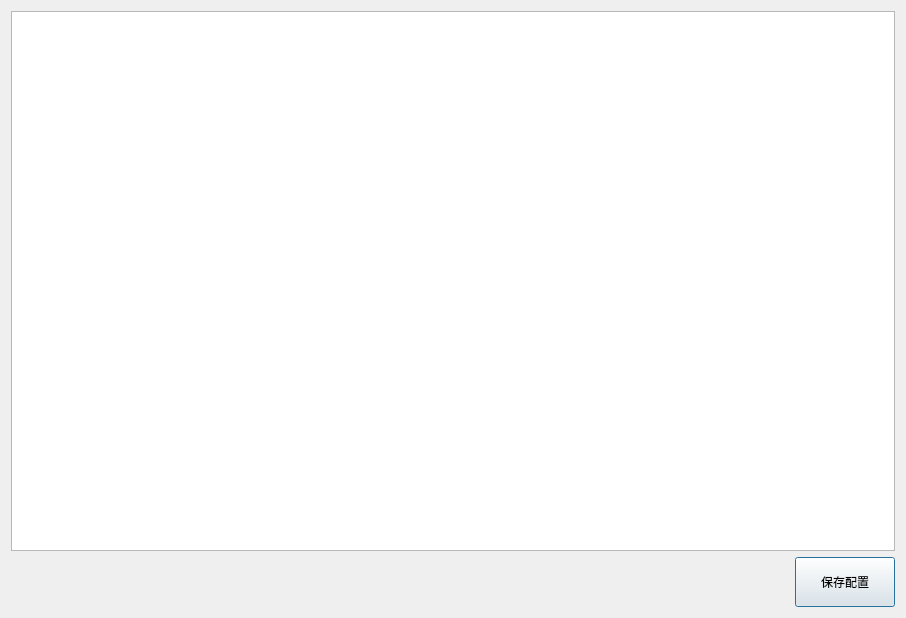
<?xml version="1.0" encoding="UTF-8"?>
<ui version="4.0">
 <class>ChanCfgDlg</class>
 <widget class="QDialog" name="ChanCfgDlg">
  <property name="geometry">
   <rect>
    <x>0</x>
    <y>0</y>
    <width>906</width>
    <height>618</height>
   </rect>
  </property>
  <property name="windowTitle">
   <string>Dialog</string>
  </property>
  <layout class="QGridLayout" name="gridLayout_2">
   <item row="0" column="0">
    <layout class="QGridLayout" name="gridLayout">
     <item row="0" column="0">
      <widget class="QTableWidget" name="m_ChannnelTable"/>
     </item>
     <item row="1" column="0">
      <layout class="QHBoxLayout" name="horizontalLayout">
       <item>
        <spacer name="horizontalSpacer">
         <property name="orientation">
          <enum>Qt::Horizontal</enum>
         </property>
         <property name="sizeHint" stdset="0">
          <size>
           <width>40</width>
           <height>20</height>
          </size>
         </property>
        </spacer>
       </item>
       <item>
        <widget class="QPushButton" name="btn_SaveCfg">
         <property name="minimumSize">
          <size>
           <width>100</width>
           <height>50</height>
          </size>
         </property>
         <property name="text">
          <string>保存配置</string>
         </property>
        </widget>
       </item>
      </layout>
     </item>
    </layout>
   </item>
  </layout>
 </widget>
 <resources/>
 <connections/>
</ui>
